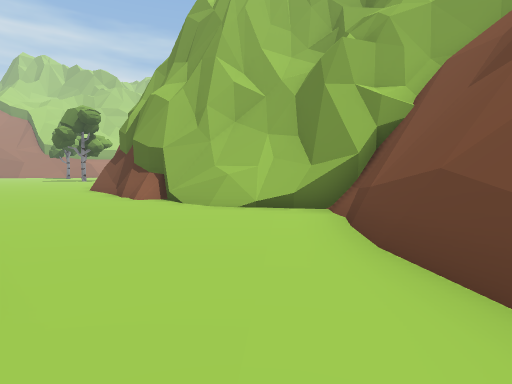
View 1 (above)

24 first-person views from a walk through a 3-D level made in the Unity game engine. The camera is 1.4 m above the floor, tilts 4° down and sees 80° across. Doors are open. The floor is counted in squares, 2 m on a side. Each view is taken from the middle of a square. On the plan, view 1 faces up. The plan holds only what a view shows up to about 10 squares ahead; the rest is blank. The place goes on beyond the plan. Some animated figures are not drawn.

View 2
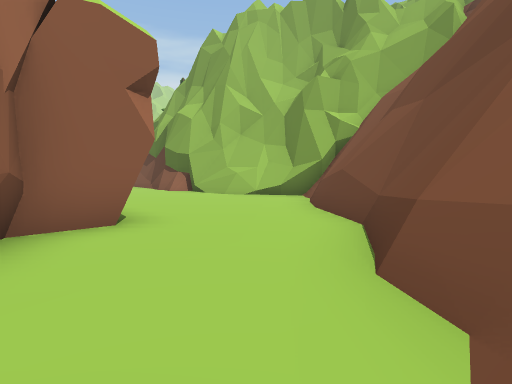

View 3
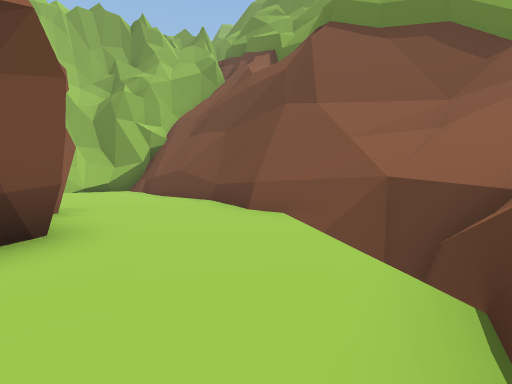

View 4
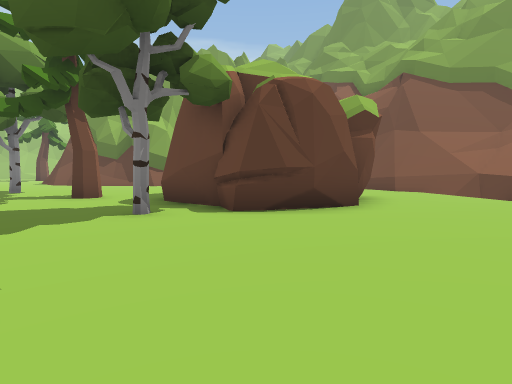

View 5
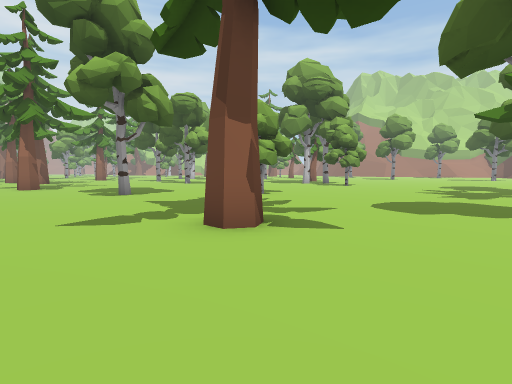

View 6
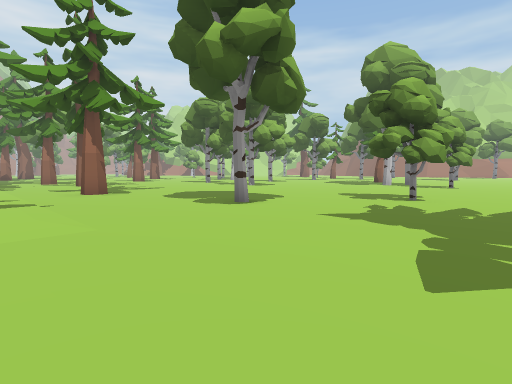

View 7
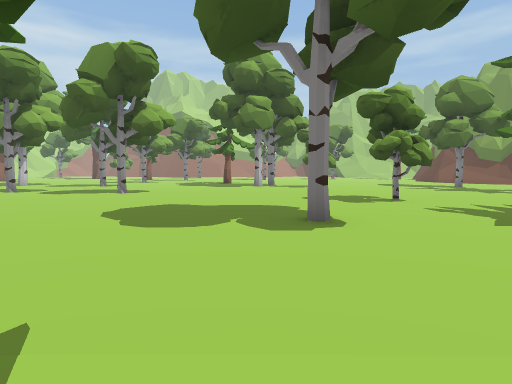

View 8
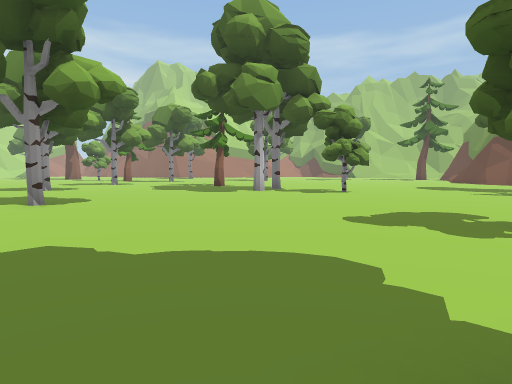

View 9
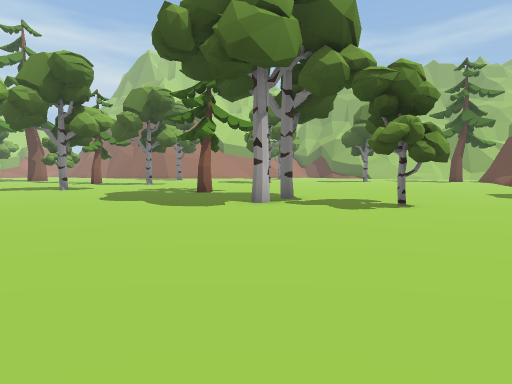

View 10
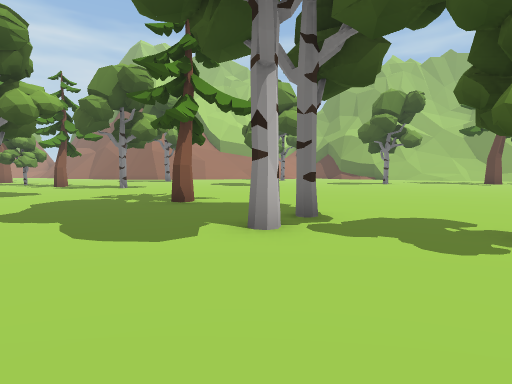

View 11
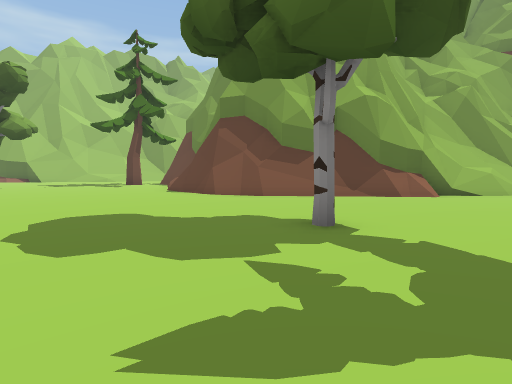

View 12
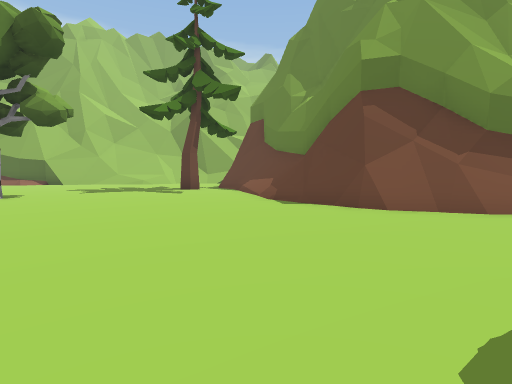

View 13
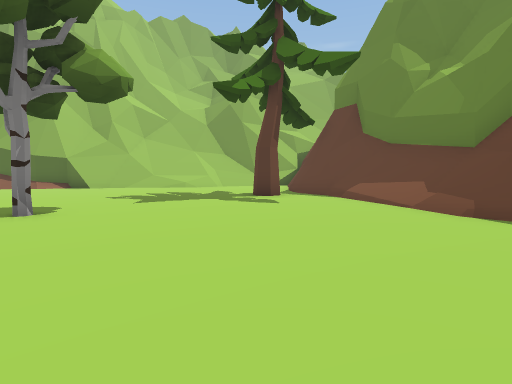

View 14
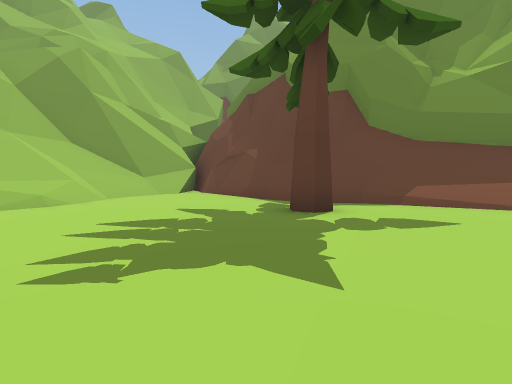

View 15
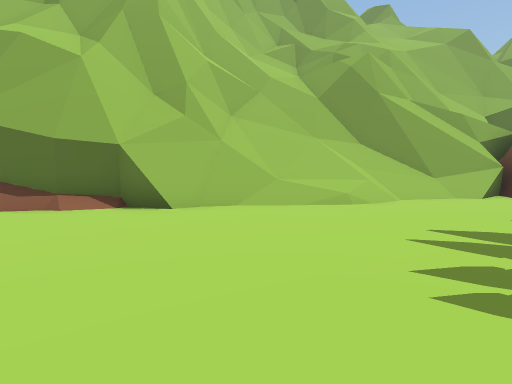

View 16
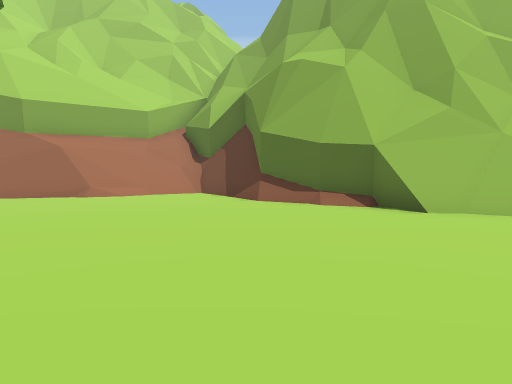

View 17
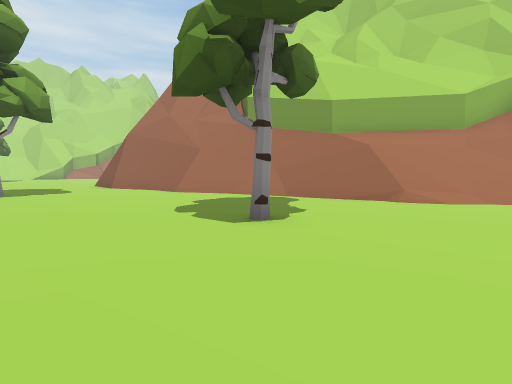

View 18
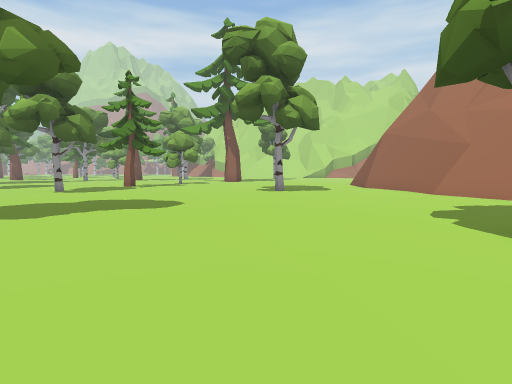

View 19
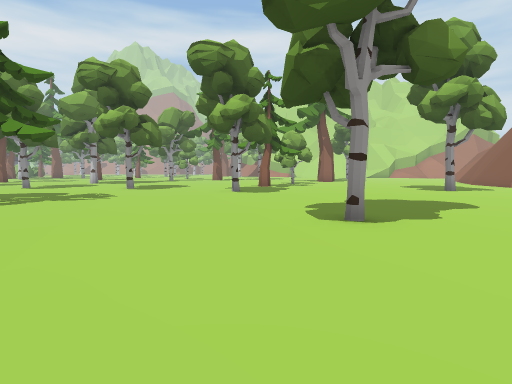

View 20
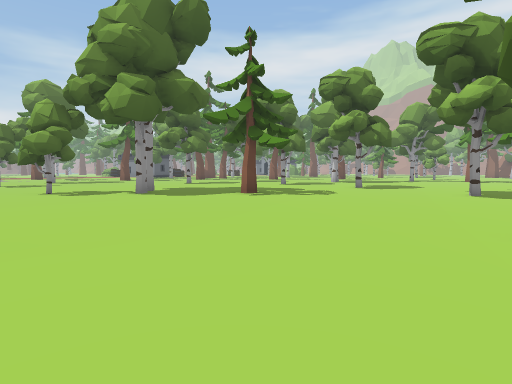

View 21
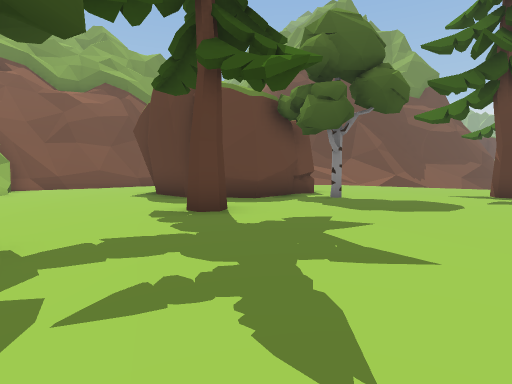

View 22
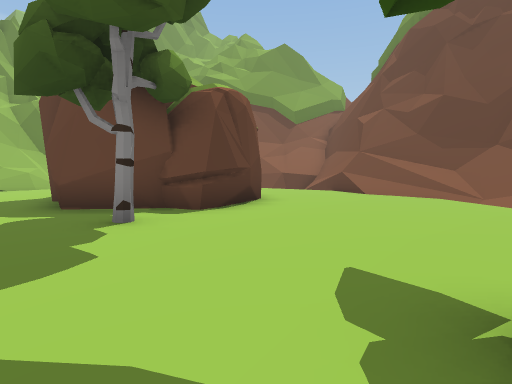

View 23
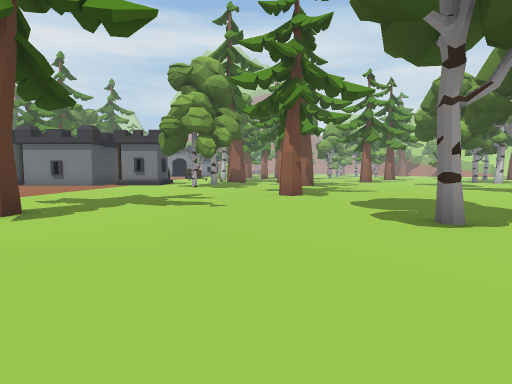

View 24
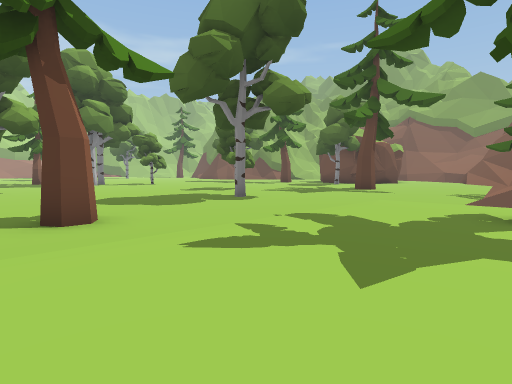

### Floor plan
Key: @ floor where view 1 was taken; # wall or solid block; . main floor; : floor 4.75 m higher than the main floor; / step, stairs or slope; = window, fence, low wall or low ledge; ^ raised ledge; v drop or lower ground; T tree.
Columns run from 24 left of view 1 to 2 right of it. Each row starts with its distance up from view 1.
 36          ##
 35          #:
 34         ##/   vv
 33       ###//    vvv
 32      ##/////#   vv#
 31     ##/////.##    ^=
 30    ##=##//...##    ^#
 29  ###..........#####////=
 28  ............../##////vv
 27  ...............//////#=
 26 ........T........./////#
 25 ...................////#^
 24 T.....................//###
 23  ....................../##
 22  ..........  .........###
 21  .........   ........##
 20  ........    T....T.##
 19  .........  ........#
 18  ......T.........../#
 17 .................../#
 16 .T................//#
 15 ..................###
 14 ..................##
 13 ..................#
 12 ..................#
 11 ....T.............##
 10 ...................##
  9 .......T............#####
  8 ......T..............#####
  7 .........T.....T.......==##
  6 ........................=##
  5 ..........................#
  4 ................T.........#
  3 ..T.......................#
  2 ..................####....#
  1 ..........T.......#  ##...#
  0 ................T.#  #..@.#
 -1  .................####...^#
 -2  ......T...........##....=#
 -3  ............T...........##
 -4  .T.....................v^#
 -5 ...................... ####
 -6 ...................../#
 -7  .............     =###
 -8  ........           ##
 -9  ......T            ##

Where each view was taken, in squares from view 1:
view 1: 0 up, 0 right, facing up
view 2: 3 down, 0 right, facing up
view 3: 5 down, 3 left, facing up-right
view 4: 5 down, 10 left, facing up-right
view 5: 6 down, 8 left, facing up-left
view 6: 7 down, 12 left, facing up-left
view 7: 7 down, 18 left, facing up
view 8: 3 down, 18 left, facing up
view 9: 1 up, 18 left, facing up
view 10: 4 up, 18 left, facing up
view 11: 5 up, 12 left, facing up-right
view 12: 10 up, 12 left, facing up-right
view 13: 14 up, 12 left, facing up-right
view 14: 21 up, 11 left, facing right
view 15: 22 up, 11 left, facing up-right
view 16: 22 up, 11 left, facing up
view 17: 23 up, 13 left, facing up-left
view 18: 23 up, 13 left, facing left
view 19: 17 up, 13 left, facing left
view 20: 18 up, 13 left, facing down-left
view 21: 7 up, 12 left, facing down-right
view 22: 2 down, 12 left, facing right
view 23: 5 down, 13 left, facing left
view 24: 9 down, 23 left, facing up-right
